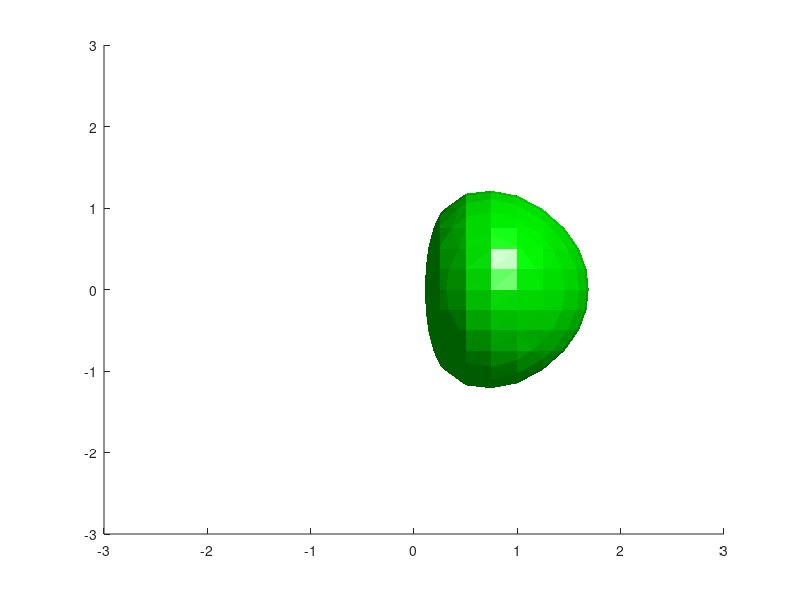

This figure's MATLAB source: (Note: this script raises an error after producing the figure.)
% Animación 3D de una Isosuperficie

[x, y, z] = meshgrid(-3:0.25:3);
v = x.*exp(-x.^2 - y.^2 - z.^2);

vals = logspace(-1, -5, 25);  % 20 puntos desde 1e-1 a 1e-5
h = patch(isosurface(x, y, z, v, vals(1)), ...
   'facecolor', 'g', 'edgecolor', 'none');
axis([-3 3 -3 3 -3 3]);

camlight; lighting phong
for id = vals
   [faces, vertices] = isosurface(x, y, z, v, id);
   set(h, 'Faces', faces, 'Vertices', vertices);
   pause(1); % tiempo
end

close;